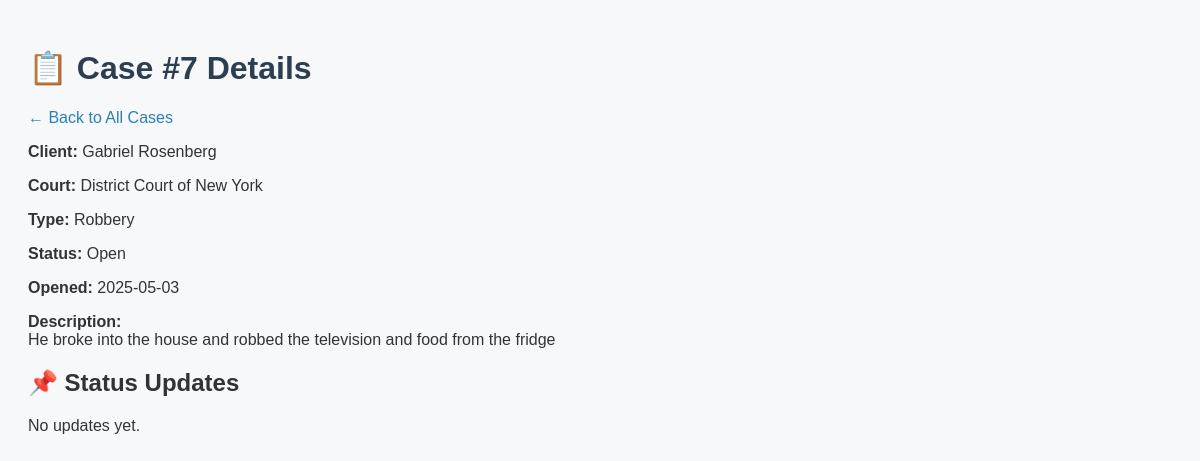
Screenshot of /case/7 with the database file from the repository.
### tables this page shows
CREATE TABLE Cases (
    case_id INTEGER PRIMARY KEY AUTOINCREMENT,
    client_id INTEGER,
    court_id INTEGER,
    case_type TEXT,
    description TEXT,
    status TEXT,
    opened_date DATE,
    FOREIGN KEY (client_id) REFERENCES Clients(client_id),
    FOREIGN KEY (court_id) REFERENCES Courts(court_id)
);

CREATE TABLE Clients (
    client_id INTEGER PRIMARY KEY AUTOINCREMENT,
    name TEXT NOT NULL,
    email TEXT,
    phone TEXT
);

CREATE TABLE Courts (
    court_id INTEGER PRIMARY KEY AUTOINCREMENT,
    court_name TEXT NOT NULL,
    location TEXT
);

### app.py (the view)
@app.route('/case/<int:case_id>')
def case_detail(case_id):
    conn = connect_db()
    cur = conn.cursor()
    cur.execute("""
        SELECT c.case_id, cl.name, ct.court_name, c.case_type, c.description, c.status, c.opened_date
        FROM Cases c
        JOIN Clients cl ON c.client_id = cl.client_id
        JOIN Courts ct ON c.court_id = ct.court_id
        WHERE c.case_id = ?
    """, (case_id,))
    case = cur.fetchone()
    cur.execute("""
        SELECT update_date, status_detail
        FROM StatusUpdates
        WHERE case_id = ?
        ORDER BY update_date DESC
    """, (case_id,))
    updates = cur.fetchall()
    conn.close()
    return render_template('case_detail.html', case=case, updates=updates)

### app.py (called while the page is built)
def connect_db():
    return sqlite3.connect("lawyer_cases.db")

### templates/case_detail.html (shortened to what this page needs)
<!DOCTYPE html>
<html>
<head>
    <link rel="stylesheet" href="{{ url_for('static', filename='style.css') }}">
</head>
<body>
    <h1>📋 Case #{{ case[0] }} Details</h1>
    <a href="/">← Back to All Cases</a>
    <p><strong>Client:</strong> {{ case[1] }}</p>
    <p><strong>Court:</strong> {{ case[2] }}</p>
    <p><strong>Type:</strong> {{ case[3] }}</p>
    <p><strong>Status:</strong> {{ case[5] }}</p>
    <p><strong>Opened:</strong> {{ case[6] }}</p>
    <p><strong>Description:</strong><br>{{ case[4] }}</p>
    <h2>📌 Status Updates</h2>
    {% if updates %}
        <ul>
        {% for update in updates %}
            <li>{{ update[0] }} – {{ update[1] }}</li>
        {% endfor %}
        </ul>
    {% else %}
        <p>No updates yet.</p>
    {% endif %}
</body>
</html>

### static/style.css (style rules this page uses)
body { font-family: Arial, sans-serif; background-color: #f6f8fa; padding: 20px; color: #333; }
h1 { color: #2c3e50; }
a { text-decoration: none; color: #2980b9; margin-right: 15px; }

### rows the page displays
Cases: case_id "7", case_type "Robbery", status "Open", opened_date "2025-05-03", description "He broke into the house and robbed the television and food from the fridge"
Clients: name "Gabriel Rosenberg"
Courts: court_name "District Court of New York"
